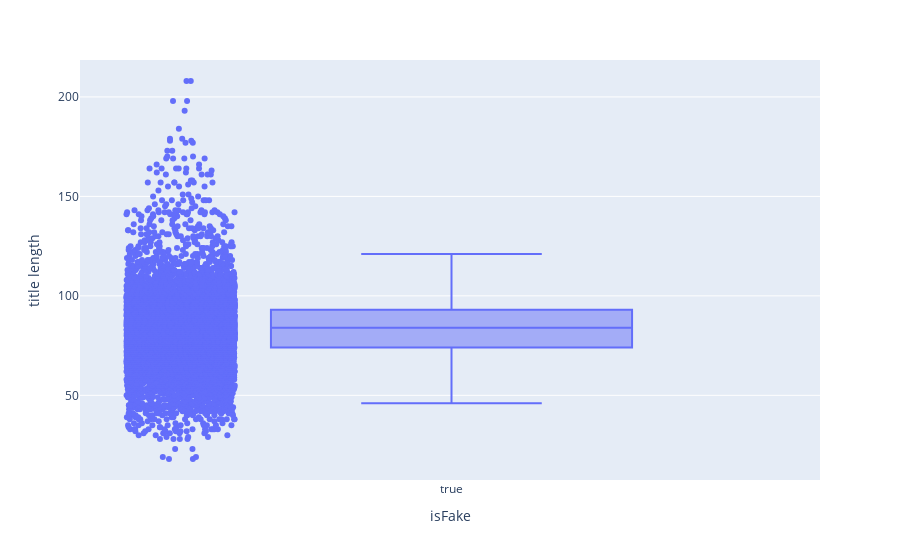

The notebook cell saved with this chart:
### Code cell
# Creating plot
fig=px.box(title_length,x='isFake',y='title length',points='all')
 
# show plot
fig.show()

### Figure 1 — Plotly figure (JSON) as saved in the notebook; plotly's stock layout.template omitted (floating-point values rounded to 4 significant figures; data arrays with more than 128 entries replaced by an {"elided": "..."} marker saying what was removed)
{"data": [{"alignmentgroup": "True", "boxpoints": "all", "hovertemplate": "isFake=%{x}<br>title length=%{y}<extra></extra>", "legendgroup": "", "marker": {"color": "#636efa"}, "name": "", "notched": false, "offsetgroup": "", "orientation": "v", "showlegend": false, "type": "box", "x": {"elided": "10818 bool values"}, "x0": " ", "xaxis": "x", "y": {"elided": "10818 int values"}, "y0": " ", "yaxis": "y"}], "layout": {"boxmode": "group", "legend": {"tracegroupgap": 0}, "margin": {"t": 60}, "xaxis": {"anchor": "y", "domain": [0, 1], "title": {"text": "isFake"}}, "yaxis": {"anchor": "x", "domain": [0, 1], "title": {"text": "title length"}}}}
